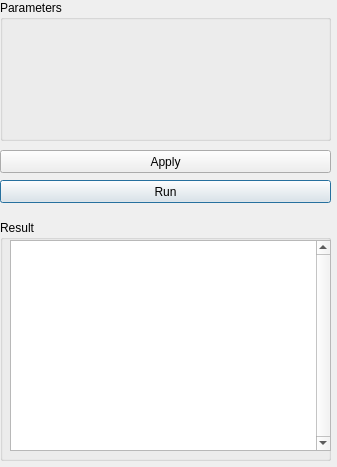
<?xml version="1.0" encoding="UTF-8"?>
<ui version="4.0">
 <author>Nestor Rodriguez</author>
 <class>Dialog</class>
 <widget class="QDialog" name="Dialog">
  <property name="windowModality">
   <enum>Qt::NonModal</enum>
  </property>
  <property name="geometry">
   <rect>
    <x>0</x>
    <y>0</y>
    <width>337</width>
    <height>467</height>
   </rect>
  </property>
  <property name="windowTitle">
   <string>Cga</string>
  </property>
  <widget class="QWidget" name="verticalLayoutWidget">
   <property name="geometry">
    <rect>
     <x>0</x>
     <y>0</y>
     <width>331</width>
     <height>141</height>
    </rect>
   </property>
   <layout class="QVBoxLayout" name="verticalLayout">
    <item>
     <widget class="QGroupBox" name="paramBox">
      <property name="title">
       <string>Parameters</string>
      </property>
     </widget>
    </item>
   </layout>
  </widget>
  <widget class="QGroupBox" name="resultBox">
   <property name="geometry">
    <rect>
     <x>0</x>
     <y>220</y>
     <width>331</width>
     <height>241</height>
    </rect>
   </property>
   <property name="title">
    <string>Result</string>
   </property>
   <widget class="QTextEdit" name="resultTextEdit">
    <property name="geometry">
     <rect>
      <x>10</x>
      <y>20</y>
      <width>321</width>
      <height>211</height>
     </rect>
    </property>
    <property name="verticalScrollBarPolicy">
     <enum>Qt::ScrollBarAlwaysOn</enum>
    </property>
   </widget>
  </widget>
  <widget class="QPushButton" name="runButton">
   <property name="geometry">
    <rect>
     <x>0</x>
     <y>180</y>
     <width>331</width>
     <height>23</height>
    </rect>
   </property>
   <property name="text">
    <string>Run</string>
   </property>
  </widget>
  <widget class="QPushButton" name="applyButton">
   <property name="geometry">
    <rect>
     <x>0</x>
     <y>150</y>
     <width>331</width>
     <height>23</height>
    </rect>
   </property>
   <property name="text">
    <string>Apply</string>
   </property>
  </widget>
 </widget>
 <resources/>
 <connections/>
</ui>
